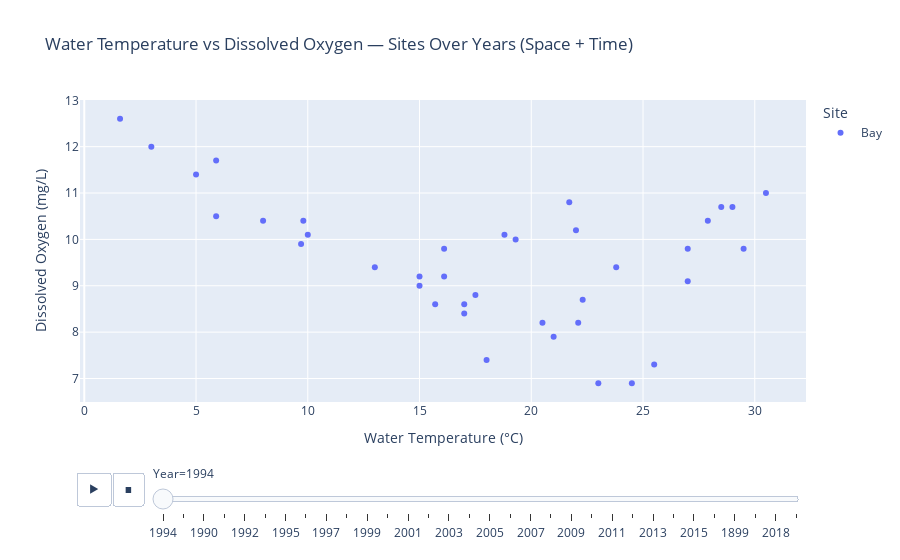

Notebook code for this chart:
### Markdown cell above
**Interpretation (Spatial):**  
Sites differ in their pH distributions. Some locations have slightly higher typical pH values,  
while others show wider spread or more extreme points. This indicates spatial variation in water conditions.

### Code cell
# relationship between water temp and dissolved oxygen
# color = site, animate = year
needed = ["Site_Id", "Year", "Water_Temp_C", "Dissolved_Oxygen_mg/L"]
avail = [c for c in needed if c in df.columns]
temp3 = df.dropna(subset=avail).copy()

# scatter plot, animation by year
fig = px.scatter(
    temp3,
    x="Water_Temp_C",
    y="Dissolved_Oxygen_mg/L",
    color="Site_Id",
    animation_frame="Year",
    hover_data=["Site_Id"],
    title="Water Temperature vs Dissolved Oxygen — Sites Over Years (Space + Time)",
    labels={
        "Water_Temp_C": "Water Temperature (°C)",
        "Dissolved_Oxygen_mg/L": "Dissolved Oxygen (mg/L)",
        "Site_Id": "Site",
        "Year": "Year"
    }
)
fig.update_layout(height=500)
fig.show()

### Figure 1 — Plotly figure (JSON) as saved in the notebook; plotly's stock layout.template omitted (floating-point values rounded to 4 significant figures)
{"data": [{"customdata": [["Bay"], ["Bay"], ["Bay"], ["Bay"], ["Bay"], ["Bay"], ["Bay"], ["Bay"], ["Bay"], ["Bay"], ["Bay"], ["Bay"], ["Bay"], ["Bay"], ["Bay"], ["Bay"], ["Bay"], ["Bay"], ["Bay"], ["Bay"], ["Bay"], ["Bay"], ["Bay"], ["Bay"], ["Bay"], ["Bay"], ["Bay"], ["Bay"], ["Bay"], ["Bay"], ["Bay"], ["Bay"], ["Bay"], ["Bay"], ["Bay"], ["Bay"], ["Bay"], ["Bay"]], "hovertemplate": "Site=%{customdata[0]}<br>Year=1994<br>Water Temperature (°C)=%{x}<br>Dissolved Oxygen (mg/L)=%{y}<extra></extra>", "legendgroup": "Bay", "marker": {"color": "#636efa", "symbol": "circle"}, "mode": "markers", "name": "Bay", "orientation": "v", "showlegend": true, "type": "scatter", "x": [5.9, 3, 5.9, 10, 1.6, 9.7, 9.8, 16.1, 15, 15.7, 17.5, 19.3, 16.1, 18.8, 22.1, 21.7, 22.3, 23.8, 27.9, 29.5, 25.5, 28.5, 30.5, 29, 22, 24.5, 27, 27, 17, 21, 20.5, 23, 17, 18, 15, 13, 5, 8], "xaxis": "x", "y": [11.7, 12, 10.5, 10.1, 12.6, 9.9, 10.4, 9.2, 9.2, 8.6, 8.8, 10, 9.8, 10.1, 8.2, 10.8, 8.7, 9.4, 10.4, 9.8, 7.3, 10.7, 11, 10.7, 10.2, 6.9, 9.1, 9.8, 8.6, 7.9, 8.2, 6.9, 8.4, 7.4, 9, 9.4, 11.4, 10.4], "yaxis": "y"}], "layout": {"autosize": true, "legend": {"title": {"text": "Site"}, "tracegroupgap": 0}, "sliders": [{"active": 0, "currentvalue": {"prefix": "Year="}, "len": 0.9, "pad": {"b": 10, "t": 60}, "steps": [{"args": [["1994"], {"frame": {"duration": 0, "redraw": false}, "fromcurrent": true, "mode": "immediate", "transition": {"duration": 0, "easing": "linear"}}], "label": "1994", "method": "animate"}, {"args": [["1989"], {"frame": {"duration": 0, "redraw": false}, "fromcurrent": true, "mode": "immediate", "transition": {"duration": 0, "easing": "linear"}}], "label": "1989", "method": "animate"}, {"args": [["1990"], {"frame": {"duration": 0, "redraw": false}, "fromcurrent": true, "mode": "immediate", "transition": {"duration": 0, "easing": "linear"}}], "label": "1990", "method": "animate"}, {"args": [["1991"], {"frame": {"duration": 0, "redraw": false}, "fromcurrent": true, "mode": "immediate", "transition": {"duration": 0, "easing": "linear"}}], "label": "1991", "method": "animate"}, {"args": [["1992"], {"frame": {"duration": 0, "redraw": false}, "fromcurrent": true, "mode": "immediate", "transition": {"duration": 0, "easing": "linear"}}], "label": "1992", "method": "animate"}, {"args": [["1993"], {"frame": {"duration": 0, "redraw": false}, "fromcurrent": true, "mode": "immediate", "transition": {"duration": 0, "easing": "linear"}}], "label": "1993", "method": "animate"}, {"args": [["1995"], {"frame": {"duration": 0, "redraw": false}, "fromcurrent": true, "mode": "immediate", "transition": {"duration": 0, "easing": "linear"}}], "label": "1995", "method": "animate"}, {"args": [["1996"], {"frame": {"duration": 0, "redraw": false}, "fromcurrent": true, "mode": "immediate", "transition": {"duration": 0, "easing": "linear"}}], "label": "1996", "method": "animate"}, {"args": [["1997"], {"frame": {"duration": 0, "redraw": false}, "fromcurrent": true, "mode": "immediate", "transition": {"duration": 0, "easing": "linear"}}], "label": "1997", "method": "animate"}, {"args": [["1998"], {"frame": {"duration": 0, "redraw": false}, "fromcurrent": true, "mode": "immediate", "transition": {"duration": 0, "easing": "linear"}}], "label": "1998", "method": "animate"}, {"args": [["1999"], {"frame": {"duration": 0, "redraw": false}, "fromcurrent": true, "mode": "immediate", "transition": {"duration": 0, "easing": "linear"}}], "label": "1999", "method": "animate"}, {"args": [["2000"], {"frame": {"duration": 0, "redraw": false}, "fromcurrent": true, "mode": "immediate", "transition": {"duration": 0, "easing": "linear"}}], "label": "2000", "method": "animate"}, {"args": [["2001"], {"frame": {"duration": 0, "redraw": false}, "fromcurrent": true, "mode": "immediate", "transition": {"duration": 0, "easing": "linear"}}], "label": "2001", "method": "animate"}, {"args": [["2002"], {"frame": {"duration": 0, "redraw": false}, "fromcurrent": true, "mode": "immediate", "transition": {"duration": 0, "easing": "linear"}}], "label": "2002", "method": "animate"}, {"args": [["2003"], {"frame": {"duration": 0, "redraw": false}, "fromcurrent": true, "mode": "immediate", "transition": {"duration": 0, "easing": "linear"}}], "label": "2003", "method": "animate"}, {"args": [["2004"], {"frame": {"duration": 0, "redraw": false}, "fromcurrent": true, "mode": "immediate", "transition": {"duration": 0, "easing": "linear"}}], "label": "2004", "method": "animate"}, {"args": [["2005"], {"frame": {"duration": 0, "redraw": false}, "fromcurrent": true, "mode": "immediate", "transition": {"duration": 0, "easing": "linear"}}], "label": "2005", "method": "animate"}, {"args": [["2006"], {"frame": {"duration": 0, "redraw": false}, "fromcurrent": true, "mode": "immediate", "transition": {"duration": 0, "easing": "linear"}}], "label": "2006", "method": "animate"}, {"args": [["2007"], {"frame": {"duration": 0, "redraw": false}, "fromcurrent": true, "mode": "immediate", "transition": {"duration": 0, "easing": "linear"}}], "label": "2007", "method": "animate"}, {"args": [["2008"], {"frame": {"duration": 0, "redraw": false}, "fromcurrent": true, "mode": "immediate", "transition": {"duration": 0, "easing": "linear"}}], "label": "2008", "method": "animate"}, {"args": [["2009"], {"frame": {"duration": 0, "redraw": false}, "fromcurrent": true, "mode": "immediate", "transition": {"duration": 0, "easing": "linear"}}], "label": "2009", "method": "animate"}, {"args": [["2010"], {"frame": {"duration": 0, "redraw": false}, "fromcurrent": true, "mode": "immediate", "transition": {"duration": 0, "easing": "linear"}}], "label": "2010", "method": "animate"}, {"args": [["2011"], {"frame": {"duration": 0, "redraw": false}, "fromcurrent": true, "mode": "immediate", "transition": {"duration": 0, "easing": "linear"}}], "label": "2011", "method": "animate"}, {"args": [["2012"], {"frame": {"duration": 0, "redraw": false}, "fromcurrent": true, "mode": "immediate", "transition": {"duration": 0, "easing": "linear"}}], "label": "2012", "method": "animate"}, {"args": [["2013"], {"frame": {"duration": 0, "redraw": false}, "fromcurrent": true, "mode": "immediate", "transition": {"duration": 0, "easing": "linear"}}], "label": "2013", "method": "animate"}, {"args": [["2014"], {"frame": {"duration": 0, "redraw": false}, "fromcurrent": true, "mode": "immediate", "transition": {"duration": 0, "easing": "linear"}}], "label": "2014", "method": "animate"}, {"args": [["2015"], {"frame": {"duration": 0, "redraw": false}, "fromcurrent": true, "mode": "immediate", "transition": {"duration": 0, "easing": "linear"}}], "label": "2015", "method": "animate"}, {"args": [["2016"], {"frame": {"duration": 0, "redraw": false}, "fromcurrent": true, "mode": "immediate", "transition": {"duration": 0, "easing": "linear"}}], "label": "2016", "method": "animate"}, {"args": [["1899"], {"frame": {"duration": 0, "redraw": false}, "fromcurrent": true, "mode": "immediate", "transition": {"duration": 0, "easing": "linear"}}], "label": "1899", "method": "animate"}, {"args": [["2017"], {"frame": {"duration": 0, "redraw": false}, "fromcurrent": true, "mode": "immediate", "transition": {"duration": 0, "easing": "linear"}}], "label": "2017", "method": "animate"}, {"args": [["2018"], {"frame": {"duration": 0, "redraw": false}, "fromcurrent": true, "mode": "immediate", "transition": {"duration": 0, "easing": "linear"}}], "label": "2018", "method": "animate"}, {"args": [["2019"], {"frame": {"duration": 0, "redraw": false}, "fromcurrent": true, "mode": "immediate", "transition": {"duration": 0, "easing": "linear"}}], "label": "2019", "method": "animate"}], "x": 0.1, "xanchor": "left", "y": 0, "yanchor": "top"}], "title": {"text": "Water Temperature vs Dissolved Oxygen — Sites Over Years (Space + Time)"}, "updatemenus": [{"buttons": [{"args": [null, {"frame": {"duration": 500, "redraw": false}, "fromcurrent": true, "mode": "immediate", "transition": {"duration": 500, "easing": "linear"}}], "label": "&#9654;", "method": "animate"}, {"args": [[null], {"frame": {"duration": 0, "redraw": false}, "fromcurrent": true, "mode": "immediate", "transition": {"duration": 0, "easing": "linear"}}], "label": "&#9724;", "method": "animate"}], "direction": "left", "pad": {"r": 10, "t": 70}, "showactive": false, "type": "buttons", "x": 0.1, "xanchor": "right", "y": 0, "yanchor": "top"}], "xaxis": {"anchor": "y", "autorange": true, "domain": [0, 1], "range": [-0.2425, 32.34], "title": {"text": "Water Temperature (°C)"}, "type": "linear"}, "yaxis": {"anchor": "x", "autorange": true, "domain": [0, 1], "range": [6.472, 13.03], "title": {"text": "Dissolved Oxygen (mg/L)"}, "type": "linear"}}}
